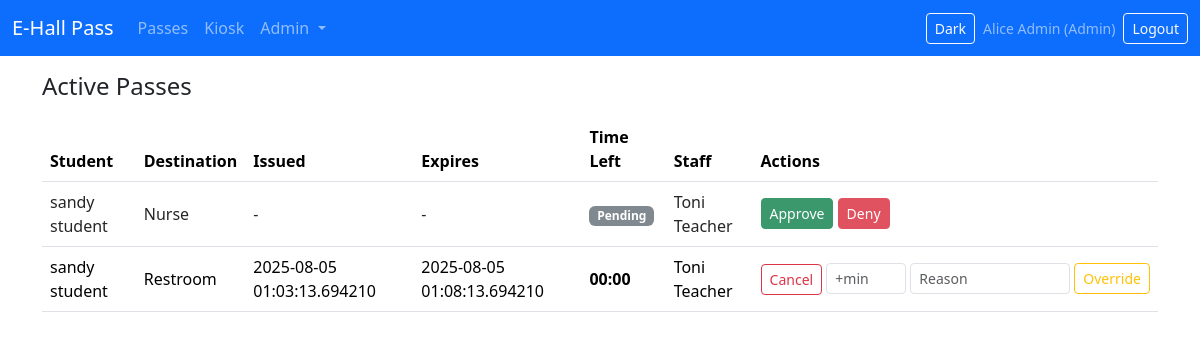
The page /passes/ (signed in) on the database its author committed.
### app/models/core.py (models this page shows, shortened)
class User(UserMixin, db.Model):
    __tablename__ = "users"
    id: Mapped[int] = mapped_column(Integer, primary_key=True)
    email: Mapped[str] = mapped_column(String(255), unique=True, nullable=False, index=True)
    full_name: Mapped[str] = mapped_column(String(255), nullable=False)
    password_hash: Mapped[str] = mapped_column(String(255), nullable=True)  # nullable for SSO-only accounts
    is_active_flag: Mapped[int] = mapped_column(Integer, default=1, nullable=False)
    role_id: Mapped[int] = mapped_column(ForeignKey("roles.id"), nullable=False)
    role: Mapped["Role"] = relationship("Role", back_populates="users")
    @property
    def is_active(self):  # type: ignore[override]
        return bool(self.is_active_flag)

class Role(db.Model):
    __tablename__ = "roles"
    id: Mapped[int] = mapped_column(Integer, primary_key=True)
    name: Mapped[str] = mapped_column(String(50), unique=True, nullable=False)  # Admin, Teacher, Student
    users: Mapped[list["User"]] = relationship("User", back_populates="role")

class Pass(db.Model):
    __tablename__ = "passes"
    id: Mapped[int] = mapped_column(Integer, primary_key=True)
    student_id: Mapped[int] = mapped_column(ForeignKey("users.id"), nullable=False)
    destination_id: Mapped[int] = mapped_column(ForeignKey("destinations.id"), nullable=False)
    issued_at: Mapped[Optional[datetime]] = mapped_column(DateTime, nullable=True)
    expires_at: Mapped[Optional[datetime]] = mapped_column(DateTime, nullable=True)
    state: Mapped[PassState] = mapped_column(SAEnum(PassState), nullable=False, default=PassState.PENDING)
    student: Mapped["User"] = relationship("User")
    destination: Mapped["Destination"] = relationship("Destination")
    assignments: Mapped[list["PassAssignment"]] = relationship(
        "PassAssignment", back_populates="pass_", cascade="all, delete-orphan"
    )
    overrides: Mapped[list["Override"]] = relationship(
        "Override", back_populates="pass_", cascade="all, delete-orphan"
    )
    __table_args__ = (
        CheckConstraint("(issued_at IS NULL AND expires_at IS NULL) OR (expires_at > issued_at)", name="ck_pass_time_order"),
    )

class Destination(db.Model):
    __tablename__ = "destinations"
    id: Mapped[int] = mapped_column(Integer, primary_key=True)
    name: Mapped[str] = mapped_column(String(120), unique=True, nullable=False)
    default_minutes: Mapped[int] = mapped_column(Integer, nullable=False, default=5)
    max_concurrent: Mapped[int] = mapped_column(Integer, nullable=False, default=-1)  # -1 = unlimited

### app/routes/passes.py (the view, shortened to what this page needs)
@bp.route("/")
@login_required
def index():
    if is_teacher() or is_admin():
        now = datetime.utcnow()
        stale = (
            db.session.query(Pass)
            .filter(Pass.state == PassState.ACTIVE, Pass.expires_at != None, Pass.expires_at <= now)  # noqa: E711
            .all()
        )
        for p in stale:
            p.state = PassState.EXPIRED
            db.session.add(
                LogEntry(
                    actor_id=current_user.id if current_user.is_authenticated else None,
                    action="pass_auto_expired",
                    target_type="pass",
                    target_id=p.id,
                    message="expired by system",
                )
            )
        if stale:
            db.session.commit()
        query_pending = db.session.query(Pass).filter(Pass.state == PassState.PENDING)
        query_active = db.session.query(Pass).filter(Pass.state == PassState.ACTIVE)
        pending = query_pending.order_by(Pass.id.desc()).limit(100).all()
        active = query_active.order_by(Pass.issued_at.desc()).limit(100).all()
        return render_template("passes/index.html", passes=pending + active)
    else:
        mine = Pass.query.filter_by(student_id=current_user.id).order_by(Pass.issued_at.desc()).limit(50).all()
        return render_template("passes/mine.html", passes=mine)

### app/models/core.py (called while the page is built)
@login_manager.user_loader
def load_user(user_id: str) -> Optional["User"]:
    return db.session.get(User, int(user_id))

### app/routes/passes.py (called while the page is built)
def is_admin() -> bool:
    return current_user.role.name == "Admin"

def is_teacher() -> bool:
    return current_user.role.name == "Teacher"

### app/templates/passes/index.html
{% extends "_base.html" %}
{% block content %}
<h4 class="mb-3">Active Passes</h4>
<div class="table-responsive">
  <table class="table align-middle">
    <thead>
      <tr>
        <th>Student</th>
        <th>Destination</th>
        <th>Issued</th>
        <th>Expires</th>
        <th>Time Left</th>
        <th>Staff</th>
        <th>Actions</th>
      </tr>
    </thead>
    <tbody>
    {% for p in passes %}
      <tr class="pass-row
        {% if p.state.value == 'Pending' %}pending{% elif p.state.value == 'Active' %}active{% elif p.state.value in ['Denied','Cancelled'] %}inactive{% endif %}"
        {% if p.expires_at %}data-expires="{{ p.expires_at.isoformat() }}Z"{% endif %}>
        <td>{{ p.student.full_name }}</td>
        <td>{{ p.destination.name }}</td>
        <td>{{ p.issued_at or '-' }}</td>
        <td>{{ p.expires_at or '-' }}</td>
        <td>
          {% if p.state.value == 'Active' %}
            <span class="remaining" data-pass-id="{{ p.id }}">--:--</span>
          {% elif p.state.value == 'Pending' %}
            <span class="badge text-bg-secondary">Pending</span>
          {% elif p.state.value == 'Denied' %}
            <span class="badge text-bg-danger">Denied</span>
          {% elif p.state.value == 'Cancelled' %}
            <span class="badge text-bg-warning">Cancelled</span>
          {% else %}
            <span class="text-muted">--</span>
          {% endif %}
        </td>
        <td>
          {% if p.assignments %}
            {% set names = [] %}
            {% for a in p.assignments %}
              {% if a.teacher and a.teacher.full_name %}
                {% set _ = names.append(a.teacher.full_name) %}
              {% endif %}
            {% endfor %}
            {{ names | join(", ") }}
          {% endif %}
        </td>
        <td class="text-nowrap">
          {% if p.state.value == 'Pending' %}
            <form class="d-inline" method="post" action="{{ url_for('passes.approve', pass_id=p.id) }}">
              <button class="btn btn-sm btn-success" type="submit">Approve</button>
            </form>
            <form class="d-inline" method="post" action="{{ url_for('passes.deny', pass_id=p.id) }}">
              <button class="btn btn-sm btn-danger" type="submit">Deny</button>
            </form>
          {% elif p.state.value == 'Active' %}
            <form class="d-inline" method="post" action="{{ url_for('passes.cancel', pass_id=p.id) }}">
              <button class="btn btn-sm btn-outline-danger" type="submit">Cancel</button>
            </form>
            <form class="d-inline-flex gap-1" method="post" action="{{ url_for('passes.override', pass_id=p.id) }}">
              <input class="form-control form-control-sm" type="number" name="add_minutes" placeholder="+min" style="width:80px" min="1">
              <input class="form-control form-control-sm" type="text" name="reason" placeholder="Reason" style="width:160px">
              <button class="btn btn-sm btn-outline-warning" type="submit">Override</button>
            </form>
          {% else %}
            <span class="text-muted">--</span>
          {% endif %}
        </td>
      </tr>
    {% else %}
      <tr><td colspan="7" class="text-center text-muted">No active passes.</td></tr>
    {% endfor %}
    </tbody>
  </table>
</div>
{% endblock %}

### app/templates/_base.html (shortened to what this page needs)
<!doctype html>
<html lang="en" data-bs-theme="light">
<head>
  <link href="https://cdn.jsdelivr.net/npm/bootstrap@5.3.3/dist/css/bootstrap.min.css" rel="stylesheet">
  <link href="{{ url_for('static', filename='css/styles.css') }}" rel="stylesheet">
</head>
<body>
<nav class="navbar navbar-expand-lg navbar-dark bg-primary mb-3">
  <div class="container-fluid">
    <a class="navbar-brand" href="{{ url_for('main.dashboard') }}">E-Hall Pass</a>
    <div id="navbarsExample" class="collapse navbar-collapse">
      <ul class="navbar-nav me-auto mb-2 mb-lg-0">
        {% if current_user.is_authenticated %}
          <li class="nav-item"><a class="nav-link" href="{{ url_for('passes.index') }}">Passes</a></li>
          <li class="nav-item"><a class="nav-link" href="{{ url_for('kiosk.view') }}" target="_blank">Kiosk</a></li>
          {% if current_user.role.name == 'Admin' %}
            <li class="nav-item dropdown">
              <a class="nav-link dropdown-toggle" href="#" id="adminDropdown" role="button" data-bs-toggle="dropdown" aria-expanded="false">
                Admin
              </a>
            </li>
          {% endif %}
        {% endif %}
      </ul>
      <div class="d-flex align-items-center gap-2">
        <button id="darkToggle" class="btn btn-outline-light btn-sm">Dark</button>
        {% if current_user.is_authenticated %}
          <span class="navbar-text small">{{ current_user.full_name }} ({{ current_user.role.name }})</span>
          <a class="btn btn-outline-light btn-sm" href="{{ url_for('auth.logout') }}">Logout</a>
        {% else %}
          <a class="btn btn-outline-light btn-sm" href="{{ url_for('auth.login') }}">Login</a>
        {% endif %}
      </div>
    </div>
  </div>
</nav>
<main class="container">
  {% block content %}{% endblock %}
</main>
</body>
</html>

### app/static/css/styles.css (style rules this page uses)
:root { --blink-red: #dc3545; }
table .remaining { font-variant-numeric: tabular-nums; font-weight: 600; }
.pass-row.pending { opacity: 0.85; }
table td .btn { white-space: nowrap; }

### rows shown on the page
User: full_name "Alice Admin"
Role: role.name "Admin"
Pass: student.full_name "sandy student", destination.name "Nurse", issued_at "-", expires_at "-", state "Pending", names "Toni Teacher"
Pass: student.full_name "sandy student", destination.name "Restroom", issued_at "2025-08-05 01:03:13.694210", expires_at "2025-08-05 01:08:13.694210", names "Toni Teacher"
